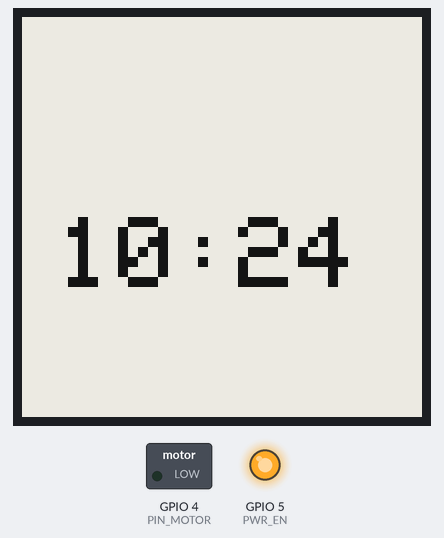
This sketch was run on a simulated ESP32. Shown: 200×200 one-colour display, switched loads named in the sketch (green lamp = pin HIGH), output pins drawn as LEDs (lit = HIGH). WiFi joins after 1.5 s; servers stay silent unless stated; network time is answered at once with the bench clock; the local clock reads 2024-03-15 10:24:30 at power-on unless the sketch sets it; what the sketch prints to the serial monitor is not drawn.

Above: at 5.1 s.
At 30.9 s:
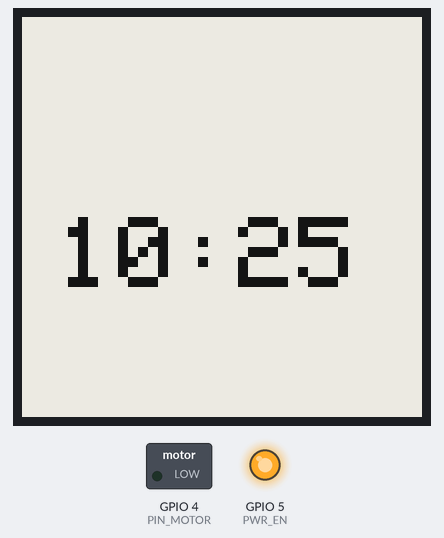
At 90.9 s:
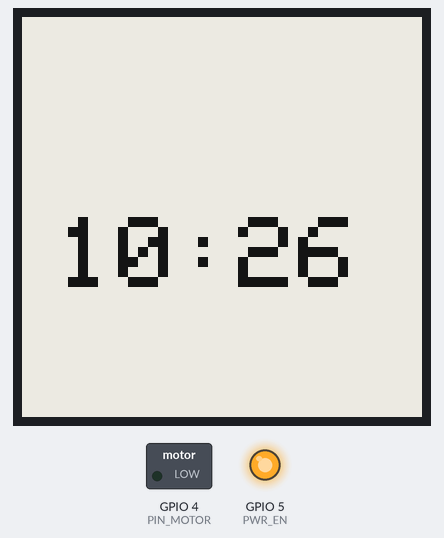
Timing chart, 0 to 92.4 s (numbered marks = the images above):
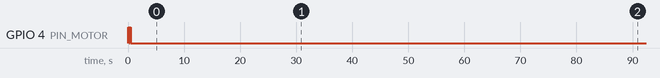

Measured:
- what the display in image 0 shows lasts 25.9 s, from 5.0 s to 30.9 s
- what the display in image 1 shows lasts 60.0 s, from 30.9 s to 90.9 s

The sketch:

lilygo-epaper.ino
```cpp
#define DEBUG 1

#include <ESP32Time.h>

#include <GxEPD.h>
#include <GxDEPG0150BN/GxDEPG0150BN.h>
#include <GxIO/GxIO_SPI/GxIO_SPI.h>
#include <GxIO/GxIO.h>
//#include "IMG.h"
#include <NTPClient.h>
#include <WiFi.h>
#include "driver/adc.h"

#include "variables.h"

#define PIN_MOTOR 4
#define PIN_KEY 35
#define PWR_EN 5
#define Backlight 33

#define SPI_SCK 14
#define SPI_DIN 13
#define EPD_CS 15
#define EPD_DC 2
#define SRAM_CS -1
#define EPD_RESET 17
#define EPD_BUSY 16

WiFiUDP ntpUDP;
NTPClient timeClient(ntpUDP, ntp_server, time_shift, time_interval);
GxIO_Class io(SPI, /*CS=5*/ 15, /*DC=*/2, /*RST=*/17);
GxEPD_Class display(io, /*RST=*/17, /*BUSY=*/16);

ESP32Time tm;

void debug(const char *text){
#ifdef DEBUG
  Serial.println(text);
#endif
}

#define MAX_STRING_SIZE 64
static char sprint_buf[MAX_STRING_SIZE];

const char *myprintf(const char *format, ...) {
    va_list args;
    va_start(args, format);
    vsnprintf(sprint_buf, MAX_STRING_SIZE, format, args);
    va_end(args);
    return sprint_buf;
}

void print_wakeup_reason(){
  esp_sleep_wakeup_cause_t wakeup_reason;

  wakeup_reason = esp_sleep_get_wakeup_cause();
  switch(wakeup_reason)
  {
    case 1  : Serial.println("Wakeup caused by external signal using RTC_IO"); break;
    case 2  : Serial.println("Wakeup caused by external signal using RTC_CNTL"); break;
    case 3  : Serial.println("Wakeup caused by timer"); break;
    case 4  : Serial.println("Wakeup caused by touchpad"); break;
    case 5  : Serial.println("Wakeup caused by ULP program"); break;
    default : Serial.println("Wakeup was not caused by deep sleep"); break;
  }
}

void setModemSleep();
void wakeModemSleep();

void setup()
{
  Serial.begin(115200);
  delay(10);
  SPI.begin(SPI_SCK, -1, SPI_DIN, EPD_CS);
  pinMode(PIN_MOTOR, OUTPUT);
  pinMode(PWR_EN, OUTPUT);
  digitalWrite(PWR_EN, HIGH);

  digitalWrite(PIN_MOTOR, HIGH);
  delay(200);
  digitalWrite(PIN_MOTOR, LOW);
  delay(100);
  digitalWrite(PIN_MOTOR, HIGH);
  delay(200);
  digitalWrite(PIN_MOTOR, LOW);
  Serial.println("ESP32 WIFI NTC test");
  display.init();
  display.setRotation(0);
//  display.fillScreen(GxEPD_WHITE);
//  display.drawBitmap(0, 0, lilygo, 200, 200, GxEPD_BLACK);
//  display.update();
  display.fillScreen(GxEPD_WHITE);
  display.setTextColor(GxEPD_BLACK);
  display.setTextWrap(true);
  display.eraseDisplay();
  display.setTextSize(5);
  display.fillScreen(GxEPD_WHITE);

/*  setModemSleep();
//  Serial.println("MODEM SLEEP ENABLED FOR 5secs");
/*  esp_sleep_enable_timer_wakeup(uS_TO_S_FACTOR*TIME_TO_SLEEP);
/*  display.setCursor(0, 73);
  display.println("Beijing time :");
  display.setTextSize(3);
  */
}
bool ntp_update(){
  long new_time;

  wakeModemSleep();
  debug("no sleep...");

  if(WiFi.status() != WL_CONNECTED){
    Serial.print("not connectd...");
    return false;
  }
  timeClient.update();
  new_time = timeClient.getEpochTime();
  tm.setTime(new_time);

  debug("sleep...");
  setModemSleep();
  debug("yea, sleep...");
  return true;
}

void update_image(){
  static int old_hour=-1, old_minute=-1, new_hour, new_minute;
  new_hour = tm.getHour(true);
  new_minute = tm.getMinute();
  if(new_hour != old_hour || new_minute != old_minute){
    display.init();
    display.setRotation(0);
    display.setCursor(18, 100);
    display.fillRect(0, 100, 200, 36, GxEPD_WHITE);
    display.print(myprintf("%02d:%02d",new_hour,new_minute));
//    display.print(tm.getTime("%H:%M"));
    display.updateWindow(0, 100, 200, 36);
    delay(1000);
    display.powerDown();
    debug("time printed");
    old_hour = new_hour;
    old_minute = new_minute;
  }
}

void loop() {
  static unsigned long epoch, last_epoch=0;
  epoch = tm.getEpoch();
  if(last_epoch==0 || (epoch - last_epoch > MAX_DELAY)){
    // Update the time via ntp!
    if(ntp_update()){
      Serial.printf("updated! old=%ld new=%ld\n",last_epoch, epoch);
      last_epoch = epoch;
    }
  }
  update_image();
  Serial.printf("light_sleep!\n");
  delay(100);
  setCpuFrequencyMhz(40);
  esp_sleep_enable_timer_wakeup(uS_TO_S_FACTOR*TIME_TO_SLEEP);
  int ret = esp_light_sleep_start();
  setCpuFrequencyMhz(240);
  Serial.printf("light_sleep: %d\n", ret);
}


void disableWiFi(){
    adc_power_off();
    WiFi.disconnect(true);  // Disconnect from the network
    WiFi.mode(WIFI_OFF);    // Switch WiFi off
    debug("");
    debug("WiFi disconnected!");
}
void disableBluetooth(){
    // Quite unusefully, no relevable power consumption
    btStop();
    debug("");
    debug("Bluetooth stop!");
}

void setModemSleep() {
    disableWiFi();
//    disableBluetooth();
//    setCpuFrequencyMhz(40);
    // Use this if 40Mhz is not supported
//    setCpuFrequencyMhz(80);
}

void enableWiFi(){
  char IP[] = "xxx.xxx.xxx.xxx";          // buffer
  adc_power_on();
  delay(200);

  WiFi.disconnect(false);  // Reconnect the network
  WiFi.mode(WIFI_STA);    // Switch WiFi off

  delay(200);

  debug("START WIFI");
  WiFi.begin(ssid, password);
  WiFi.persistent(false);
  WiFi.setAutoConnect(false);
  WiFi.setAutoReconnect(true);
  WiFi.setTxPower(WIFI_POWER_2dBm);
  while (WiFi.status() != WL_CONNECTED) {
    delay(500);
    Serial.print(".");
  }

  debug("");
  debug("WiFi connected:");
  WiFi.localIP().toString().toCharArray(IP, 16);
  debug(IP);

  timeClient.begin();
}

void wakeModemSleep() {
    setCpuFrequencyMhz(240);
    enableWiFi();
}


/*
void loop2()
{
  uint8_t RealTime, LastTime = 0;

  print_wakeup_reason();

  if(WiFi.status() != WL_CONNECTED){
    Serial.print("not connectd...");
  }
  timeClient.update();
  Serial.println("new time");
  RealTime = timeClient.getSeconds();
  if (LastTime != RealTime)
  {
    LastTime = RealTime;
    display.setCursor(18, 100);
    display.fillRect(0, 100, 200, 36, GxEPD_WHITE);
//    display.print(timeClient.getFormattedTime());
    display.print(myprintf("%02d:%02d",timeClient.getHours(),timeClient.getMinutes()));
    display.updateWindow(0, 100, 200, 36);
    display.updateWindow(0, 100, 200, 36);
  }
  delay(200);
  display.powerDown();
  Serial.println("OK!");
//  delay(1000);
//  Serial.println("Sleep...");
//  DeepSleep();
//  Serial.println("Woked up!");
}


void DeepSleep(void)
{
  display.powerDown();
  pinMode(PIN_MOTOR, INPUT_PULLDOWN);
  pinMode(PWR_EN, INPUT);
  pinMode(PIN_KEY, INPUT);
//  pinMode(SPI_SCK, INPUT);
//  pinMode(SPI_DIN, INPUT);
  pinMode(EPD_CS, INPUT);
  pinMode(EPD_DC, INPUT);
  pinMode(EPD_RESET, INPUT);
  pinMode(EPD_BUSY, INPUT);
  pinMode(PIN_MOTOR, INPUT);
//  pinMode(Backlight, INPUT),
  // esp_sleep_enable_ext0_wakeup(PIN_KEY, 0);
  esp_sleep_enable_timer_wakeup(TIME_TO_SLEEP * uS_TO_S_FACTOR);
  int ret = esp_light_sleep_start();
  Serial.printf("light_sleep: %d\n", ret);
}
*/
```

variables-sample.h
```cpp
const char *ssid = "SSID";
const char *password = "password";

const char ntp_server = "1.ru.pool.ntp.org";  // change to your favorite
const long time_shift = 60 * 60 * 3;          // +03:00
const long time_interval = 30 * 60 * 1000;    // 30 minutes

#define uS_TO_S_FACTOR 1000000 /* microseconds in one second */
#define TIME_TO_SLEEP 10       /* secs to sleep ESP32 */
#define MAX_DELAY 300          /* NTP update interval in secs */
```
